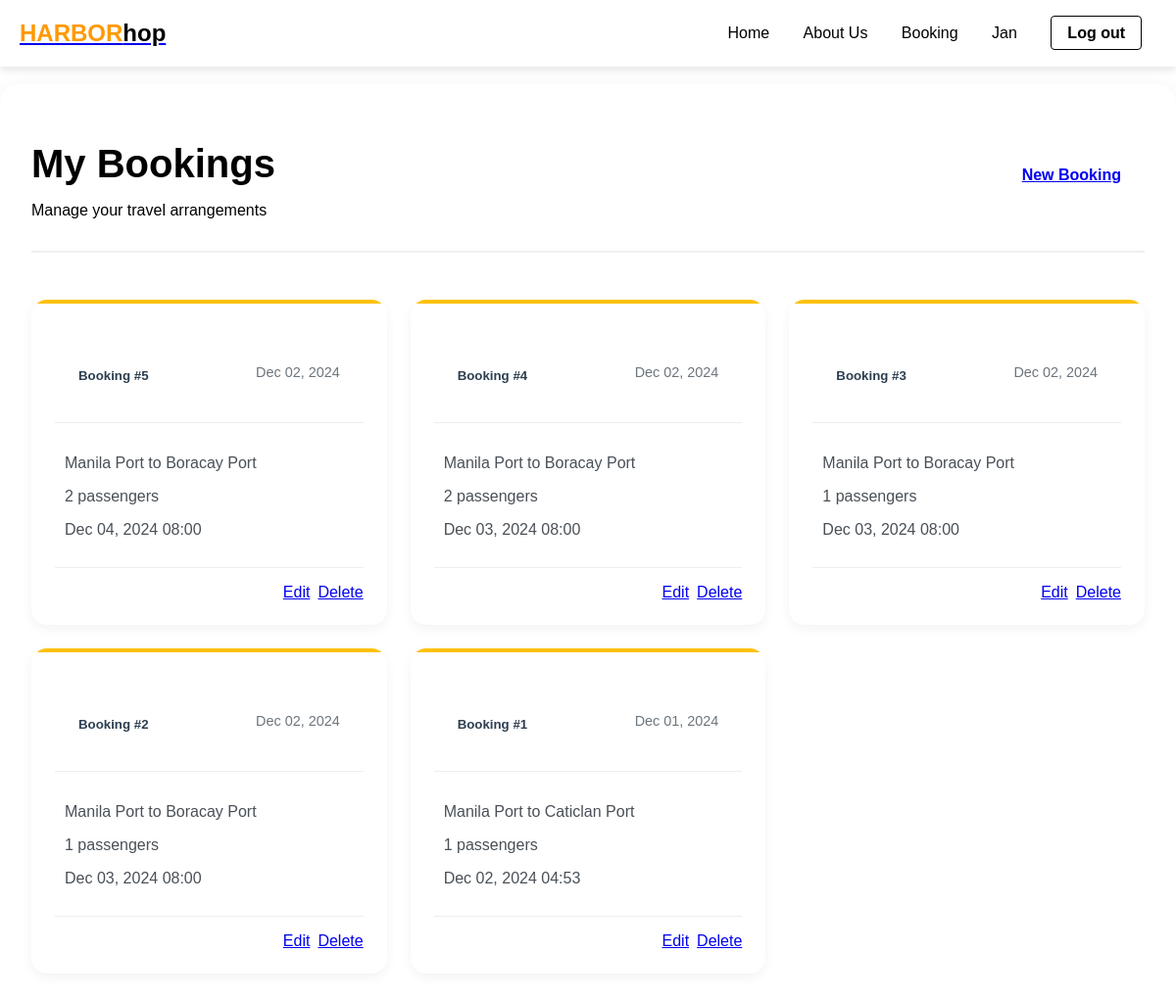
Page /booking/list/ (signed in) on the earlier database version.
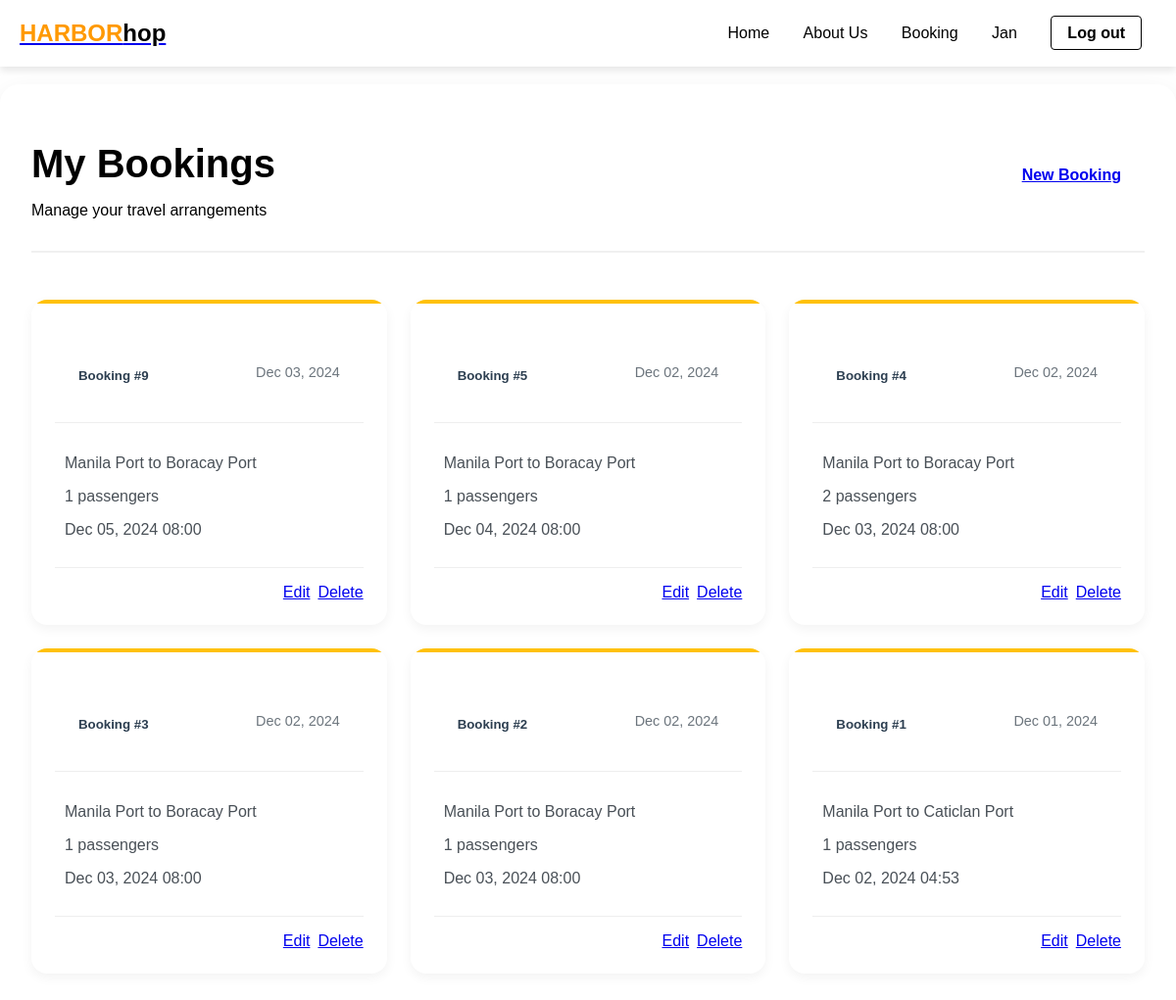
Same page on the later database version.
### HarborHop/models.py (models this page shows, shortened)
class Booking(models.Model):
    GENDER_CHOICES = [
        ('M', 'Male'),
        ('F', 'Female'),
        ('O', 'Other')
    ]
    STATUS_CHOICES = [
        ('PENDING', 'Pending'),
        ('CONFIRMED', 'Confirmed'),
        ('CANCELLED', 'Cancelled'),
        ('COMPLETED', 'Completed')
    ]
    name = models.CharField(max_length=100)
    email = models.EmailField()
    phone_number = models.CharField(max_length=15)
    gender = models.CharField(max_length=1, choices=GENDER_CHOICES)
    age = models.PositiveIntegerField(validators=[MinValueValidator(0)])
    schedule = models.ForeignKey(Schedule, on_delete=models.PROTECT)
    booking_reference = models.CharField(max_length=10, unique=True)
    number_of_passengers = models.PositiveIntegerField(validators=[MinValueValidator(1)])
    status = models.CharField(max_length=10, choices=STATUS_CHOICES, default='PENDING')
    package_type = models.CharField(max_length=100)
    base_price = models.DecimalField(max_digits=10, decimal_places=2)
    base_fare = models.DecimalField(max_digits=10, decimal_places=2)
    taxes = models.DecimalField(max_digits=10, decimal_places=2)
    total_amount = models.DecimalField(max_digits=10, decimal_places=2)
    created_at = models.DateTimeField(auto_now_add=True)
    updated_at = models.DateTimeField(auto_now=True)
    class Meta:
        ordering = ['-created_at']

class Schedule(models.Model):
    route = models.ForeignKey(Route, on_delete=models.CASCADE, related_name='schedules')
    vessel = models.ForeignKey(Vessel, on_delete=models.CASCADE)
    departure_time = models.DateTimeField()
    arrival_time = models.DateTimeField()
    available_seats = models.PositiveIntegerField()
    status = models.CharField(max_length=20, choices=[
        ('SCHEDULED', 'Scheduled'),
        ('BOARDING', 'Boarding'),
        ('DEPARTED', 'Departed'),
        ('ARRIVED', 'Arrived'),
        ('CANCELLED', 'Cancelled'),
    ], default='SCHEDULED')

class Route(models.Model):
    departure_port = models.ForeignKey(Port, on_delete=models.CASCADE, related_name='departure_routes')
    arrival_port = models.ForeignKey(Port, on_delete=models.CASCADE, related_name='arrival_routes')
    base_price = models.DecimalField(max_digits=10, decimal_places=2)
    distance = models.DecimalField(max_digits=10, decimal_places=2, help_text="Distance in nautical miles")
    duration = models.DurationField(help_text="Expected journey duration")
    is_active = models.BooleanField(default=True)
    class Meta:
        unique_together = ['departure_port', 'arrival_port']
    def __str__(self):
        return f"{self.departure_port} to {self.arrival_port}"

class Port(models.Model):
    name = models.CharField(max_length=100, unique=True)
    capacity = models.PositiveIntegerField()
    is_active = models.BooleanField(default=True)
    def __str__(self):
        return self.name

### HarborHop/views.py (the view)
# urls.py: path('booking/list/', booking_list, name='booking_list'),
@login_required
def booking_list(request):
    bookings = Booking.objects.filter(email=request.user.email).order_by('-created_at')
    return render(request, 'HarborHop/booking_list.html', {'bookings': bookings})

### HarborHop/templates/HarborHop/booking_list.html (shortened to what this page needs)
{% extends 'HarborHop/header.html' %}
{% load static %}
{% block content %}
<link rel="stylesheet" href="{% static 'css/styles.css' %}">
<div class="booking-wrapper">
    <div class="booking-container">
        <div class="booking-header">
            <div class="header-content">
                <h1 class="text-primary">My Bookings</h1>
                <p class="text-muted">Manage your travel arrangements</p>
            </div>
            <a href="{% url 'booking_create' %}" class="btn btn-primary btn-lg create-booking-btn">
                 New Booking
            </a>
        </div>
        <div class="booking-grid">
            {% for booking in bookings %}
            <div class="booking-item">
                <div class="booking-status {{ booking.status|lower }}-status"></div>
                <div class="booking-card">
                    <div class="card-header">
                        <h5 class="card-title">Booking #{{ booking.pk }}</h5>
                        <span class="booking-date">{{ booking.created_at|date:"M d, Y" }}</span>
                    </div>
                    <div class="card-body">
                        <div class="booking-details">
                            <p> {{ booking.schedule.route }}</p>
                            <p> {{ booking.number_of_passengers }} passengers</p>
                            <p> {{ booking.schedule.departure_time|date:"M d, Y H:i" }}</p>
                        </div>
                        <div class="booking-actions">
                            <a href="{% url 'booking_update' booking.pk %}" class="btn btn-outline-primary btn-sm">
                                 Edit
                            </a>
                            <a href="{% url 'booking_delete' booking.pk %}" class="btn btn-outline-danger btn-sm">
                                 Delete
                            </a>
                        </div>
                    </div>
                </div>
            </div>
            {% endfor %}
        </div>
    </div>
</div>
{% endblock %}

Differences in the rows shown:
added Booking: pk "9", created_at "Dec 03, 2024", schedule.route "Manila Port to Boracay Port", number_of_passengers "1", schedule.departure_time "Dec 05, 2024 08:00"
changed Booking "Dec 04, 2024 08:00": number_of_passengers "2" → "1"
